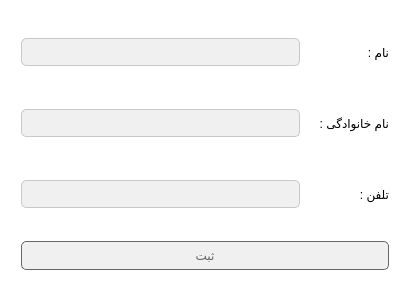
<?xml version="1.0" encoding="UTF-8"?>
<ui version="4.0">
 <class>EditContactWindow</class>
 <widget class="QDialog" name="EditContactWindow">
  <property name="geometry">
   <rect>
    <x>0</x>
    <y>0</y>
    <width>400</width>
    <height>300</height>
   </rect>
  </property>
  <property name="windowTitle">
   <string>Dialog</string>
  </property>
  <property name="styleSheet">
   <string notr="true">QWidget{
background-color: rgb(255, 255, 255);
}</string>
  </property>
  <layout class="QGridLayout" name="gridLayout">
   <item row="0" column="0">
    <widget class="QLineEdit" name="TxtFirstName">
     <property name="styleSheet">
      <string notr="true">QLineEdit{
margin:10px;
padding:5px;
	background-color: rgb(240, 240, 240);
	border:1px solid;
	border-color: rgb(200, 200, 200);
	border-radius:5px;
	font: 8pt &quot;IRANSans&quot;;
}</string>
     </property>
    </widget>
   </item>
   <item row="0" column="1">
    <widget class="QLabel" name="LabelFirstName">
     <property name="styleSheet">
      <string notr="true">QWidget{
	font: 8pt &quot;IRANSans&quot;;
}</string>
     </property>
     <property name="text">
      <string>نام : </string>
     </property>
    </widget>
   </item>
   <item row="1" column="0">
    <widget class="QLineEdit" name="TxtLastName">
     <property name="styleSheet">
      <string notr="true">QLineEdit{
margin:10px;
padding:5px;
	background-color: rgb(240, 240, 240);
	border:1px solid;
	border-color: rgb(200, 200, 200);
	border-radius:5px;
	font: 8pt &quot;IRANSans&quot;;
}</string>
     </property>
    </widget>
   </item>
   <item row="1" column="1">
    <widget class="QLabel" name="LabelLastName">
     <property name="styleSheet">
      <string notr="true">QWidget{
	font: 8pt &quot;IRANSans&quot;;
}</string>
     </property>
     <property name="text">
      <string>نام خانوادگی : </string>
     </property>
    </widget>
   </item>
   <item row="2" column="0">
    <widget class="QLineEdit" name="TxtPhone">
     <property name="styleSheet">
      <string notr="true">QLineEdit{
margin:10px;
padding:5px;
	background-color: rgb(240, 240, 240);
	border:1px solid;
	border-color: rgb(200, 200, 200);
	border-radius:5px;
	font: 8pt &quot;IRANSans&quot;;
}</string>
     </property>
    </widget>
   </item>
   <item row="2" column="1">
    <widget class="QLabel" name="LabelPhone">
     <property name="styleSheet">
      <string notr="true">QWidget{
	font: 8pt &quot;IRANSans&quot;;
}</string>
     </property>
     <property name="text">
      <string>تلفن : </string>
     </property>
    </widget>
   </item>
   <item row="3" column="0" colspan="2">
    <widget class="QPushButton" name="BtnSubmit">
     <property name="styleSheet">
      <string notr="true">QPushButton:pressed {
     background-color:   rgb(102, 102, 102);
	color: rgb(240, 240, 240);
}
QPushButton {
     background-color:  rgb(240, 240, 240);
	color: rgb(102, 102, 102);
border: 1px solid  rgb(102, 102, 102);
     border-radius: 5px;
padding:6px;
margin:0px;
margin-left:10px;
}

QPushButton:disabled {
	color: rgb(180, 180, 180);
}</string>
     </property>
     <property name="text">
      <string>ثبت</string>
     </property>
    </widget>
   </item>
  </layout>
 </widget>
 <resources/>
 <connections/>
</ui>
